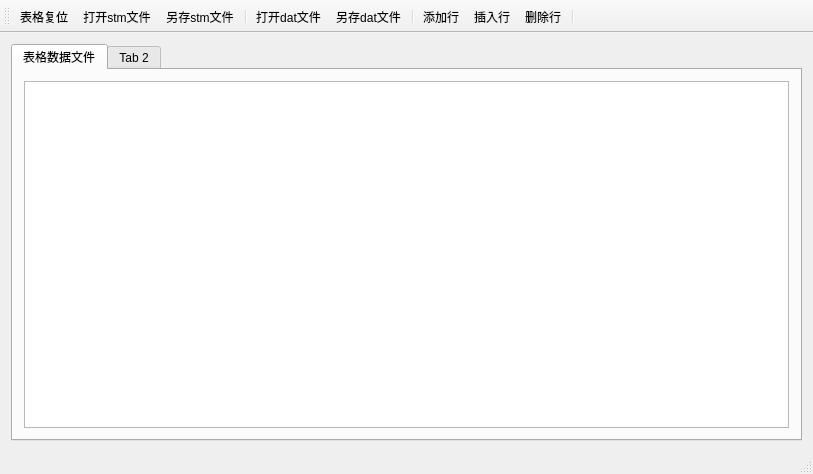
<?xml version="1.0" encoding="UTF-8"?>
<ui version="4.0">
 <class>MainWindow</class>
 <widget class="QMainWindow" name="MainWindow">
  <property name="geometry">
   <rect>
    <x>0</x>
    <y>0</y>
    <width>813</width>
    <height>474</height>
   </rect>
  </property>
  <property name="windowTitle">
   <string>MainWindow</string>
  </property>
  <widget class="QWidget" name="centralWidget">
   <layout class="QHBoxLayout" name="horizontalLayout_2">
    <item>
     <widget class="QTabWidget" name="tabWidget">
      <property name="currentIndex">
       <number>0</number>
      </property>
      <widget class="QWidget" name="tab">
       <attribute name="title">
        <string>表格数据文件</string>
       </attribute>
       <layout class="QHBoxLayout" name="horizontalLayout">
        <item>
         <widget class="QTableView" name="tableView"/>
        </item>
       </layout>
      </widget>
      <widget class="QWidget" name="tab_2">
       <attribute name="title">
        <string>Tab 2</string>
       </attribute>
      </widget>
     </widget>
    </item>
   </layout>
  </widget>
  <widget class="QMenuBar" name="menuBar">
   <property name="geometry">
    <rect>
     <x>0</x>
     <y>0</y>
     <width>813</width>
     <height>23</height>
    </rect>
   </property>
  </widget>
  <widget class="QToolBar" name="mainToolBar">
   <property name="toolButtonStyle">
    <enum>Qt::ToolButtonTextUnderIcon</enum>
   </property>
   <attribute name="toolBarArea">
    <enum>TopToolBarArea</enum>
   </attribute>
   <attribute name="toolBarBreak">
    <bool>false</bool>
   </attribute>
   <addaction name="actRecover"/>
   <addaction name="actOpen"/>
   <addaction name="actSave"/>
   <addaction name="separator"/>
   <addaction name="actOpenBin"/>
   <addaction name="actSaveBin"/>
   <addaction name="separator"/>
   <addaction name="actAppend"/>
   <addaction name="actInsert"/>
   <addaction name="actDelete"/>
   <addaction name="separator"/>
  </widget>
  <widget class="QStatusBar" name="statusBar"/>
  <action name="actRecover">
   <property name="icon">
    <iconset>
     <normaloff>favicon23.ico</normaloff>favicon23.ico</iconset>
   </property>
   <property name="text">
    <string>表格复位</string>
   </property>
   <property name="toolTip">
    <string>表格复位</string>
   </property>
  </action>
  <action name="actOpen">
   <property name="icon">
    <iconset>
     <normaloff>favicon4.ico</normaloff>favicon4.ico</iconset>
   </property>
   <property name="text">
    <string>打开stm文件</string>
   </property>
   <property name="toolTip">
    <string>打开文件</string>
   </property>
  </action>
  <action name="actSave">
   <property name="icon">
    <iconset>
     <normaloff>favicon25.ico</normaloff>favicon25.ico</iconset>
   </property>
   <property name="text">
    <string>另存stm文件</string>
   </property>
   <property name="toolTip">
    <string>表格内容另存为文件</string>
   </property>
  </action>
  <action name="actOpenBin">
   <property name="icon">
    <iconset>
     <normaloff>favicon4.ico</normaloff>favicon4.ico</iconset>
   </property>
   <property name="text">
    <string>打开dat文件</string>
   </property>
   <property name="toolTip">
    <string>打开文件</string>
   </property>
  </action>
  <action name="actSaveBin">
   <property name="icon">
    <iconset>
     <normaloff>favicon25.ico</normaloff>favicon25.ico</iconset>
   </property>
   <property name="text">
    <string>另存dat文件</string>
   </property>
   <property name="toolTip">
    <string>表格内容另存为文件</string>
   </property>
  </action>
  <action name="actAppend">
   <property name="icon">
    <iconset>
     <normaloff>favicon18.ico</normaloff>favicon18.ico</iconset>
   </property>
   <property name="text">
    <string>添加行</string>
   </property>
   <property name="toolTip">
    <string>添加一行</string>
   </property>
  </action>
  <action name="actInsert">
   <property name="icon">
    <iconset>
     <normaloff>favicon4.ico</normaloff>favicon4.ico</iconset>
   </property>
   <property name="text">
    <string>插入行</string>
   </property>
   <property name="toolTip">
    <string>插入一行</string>
   </property>
  </action>
  <action name="actDelete">
   <property name="icon">
    <iconset>
     <normaloff>favicon10.ico</normaloff>favicon10.ico</iconset>
   </property>
   <property name="text">
    <string>删除行</string>
   </property>
   <property name="toolTip">
    <string>删除当前行</string>
   </property>
  </action>
 </widget>
 <layoutdefault spacing="6" margin="11"/>
 <resources/>
 <connections/>
</ui>
